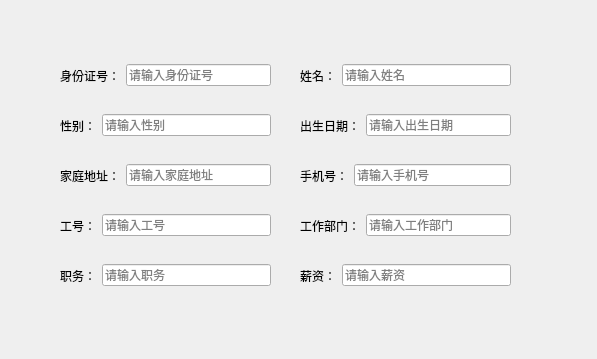
<?xml version="1.0" encoding="UTF-8"?>
<ui version="4.0">
 <class>ViewClass</class>
 <widget class="QWidget" name="ViewClass">
  <property name="geometry">
   <rect>
    <x>0</x>
    <y>0</y>
    <width>597</width>
    <height>359</height>
   </rect>
  </property>
  <property name="acceptDrops">
   <bool>true</bool>
  </property>
  <property name="windowTitle">
   <string>查看成员</string>
  </property>
  <property name="windowOpacity">
   <double>1.000000000000000</double>
  </property>
  <widget class="QWidget" name="horizontalLayoutWidget">
   <property name="geometry">
    <rect>
     <x>60</x>
     <y>60</y>
     <width>211</width>
     <height>31</height>
    </rect>
   </property>
   <layout class="QHBoxLayout" name="horizontalLayout">
    <item>
     <widget class="QLabel" name="IDtext">
      <property name="text">
       <string>身份证号：</string>
      </property>
     </widget>
    </item>
    <item>
     <widget class="QLineEdit" name="ID">
      <property name="toolTip">
       <string/>
      </property>
      <property name="inputMask">
       <string/>
      </property>
      <property name="text">
       <string/>
      </property>
      <property name="readOnly">
       <bool>true</bool>
      </property>
      <property name="placeholderText">
       <string>请输入身份证号</string>
      </property>
     </widget>
    </item>
   </layout>
  </widget>
  <widget class="QWidget" name="horizontalLayoutWidget_2">
   <property name="geometry">
    <rect>
     <x>300</x>
     <y>60</y>
     <width>211</width>
     <height>31</height>
    </rect>
   </property>
   <layout class="QHBoxLayout" name="horizontalLayout_2">
    <item>
     <widget class="QLabel" name="nametext">
      <property name="text">
       <string>姓名：</string>
      </property>
     </widget>
    </item>
    <item>
     <widget class="QLineEdit" name="name">
      <property name="toolTip">
       <string/>
      </property>
      <property name="text">
       <string/>
      </property>
      <property name="readOnly">
       <bool>true</bool>
      </property>
      <property name="placeholderText">
       <string>请输入姓名</string>
      </property>
     </widget>
    </item>
   </layout>
  </widget>
  <widget class="QWidget" name="horizontalLayoutWidget_3">
   <property name="geometry">
    <rect>
     <x>60</x>
     <y>110</y>
     <width>211</width>
     <height>31</height>
    </rect>
   </property>
   <layout class="QHBoxLayout" name="horizontalLayout_3">
    <item>
     <widget class="QLabel" name="sextext">
      <property name="text">
       <string>性别：</string>
      </property>
     </widget>
    </item>
    <item>
     <widget class="QLineEdit" name="sex">
      <property name="toolTip">
       <string/>
      </property>
      <property name="readOnly">
       <bool>true</bool>
      </property>
      <property name="placeholderText">
       <string>请输入性别</string>
      </property>
     </widget>
    </item>
   </layout>
  </widget>
  <widget class="QWidget" name="horizontalLayoutWidget_4">
   <property name="geometry">
    <rect>
     <x>300</x>
     <y>110</y>
     <width>211</width>
     <height>31</height>
    </rect>
   </property>
   <layout class="QHBoxLayout" name="horizontalLayout_4">
    <item>
     <widget class="QLabel" name="birthdaytext">
      <property name="text">
       <string>出生日期：</string>
      </property>
     </widget>
    </item>
    <item>
     <widget class="QLineEdit" name="birthday">
      <property name="toolTip">
       <string/>
      </property>
      <property name="text">
       <string/>
      </property>
      <property name="readOnly">
       <bool>true</bool>
      </property>
      <property name="placeholderText">
       <string>请输入出生日期</string>
      </property>
     </widget>
    </item>
   </layout>
  </widget>
  <widget class="QWidget" name="horizontalLayoutWidget_5">
   <property name="geometry">
    <rect>
     <x>60</x>
     <y>210</y>
     <width>211</width>
     <height>31</height>
    </rect>
   </property>
   <layout class="QHBoxLayout" name="horizontalLayout_5">
    <item>
     <widget class="QLabel" name="employeeNotext">
      <property name="text">
       <string>工号：</string>
      </property>
     </widget>
    </item>
    <item>
     <widget class="QLineEdit" name="employeeNo">
      <property name="toolTip">
       <string/>
      </property>
      <property name="readOnly">
       <bool>true</bool>
      </property>
      <property name="placeholderText">
       <string>请输入工号</string>
      </property>
     </widget>
    </item>
   </layout>
  </widget>
  <widget class="QWidget" name="horizontalLayoutWidget_6">
   <property name="geometry">
    <rect>
     <x>300</x>
     <y>210</y>
     <width>211</width>
     <height>31</height>
    </rect>
   </property>
   <layout class="QHBoxLayout" name="horizontalLayout_6">
    <item>
     <widget class="QLabel" name="departmenttext">
      <property name="text">
       <string>工作部门：</string>
      </property>
     </widget>
    </item>
    <item>
     <widget class="QLineEdit" name="department">
      <property name="toolTip">
       <string/>
      </property>
      <property name="readOnly">
       <bool>true</bool>
      </property>
      <property name="placeholderText">
       <string>请输入工作部门</string>
      </property>
     </widget>
    </item>
   </layout>
  </widget>
  <widget class="QWidget" name="horizontalLayoutWidget_7">
   <property name="geometry">
    <rect>
     <x>60</x>
     <y>160</y>
     <width>211</width>
     <height>31</height>
    </rect>
   </property>
   <layout class="QHBoxLayout" name="horizontalLayout_7">
    <item>
     <widget class="QLabel" name="addresstext">
      <property name="text">
       <string>家庭地址：</string>
      </property>
     </widget>
    </item>
    <item>
     <widget class="QLineEdit" name="address">
      <property name="toolTip">
       <string/>
      </property>
      <property name="readOnly">
       <bool>true</bool>
      </property>
      <property name="placeholderText">
       <string>请输入家庭地址</string>
      </property>
     </widget>
    </item>
   </layout>
  </widget>
  <widget class="QWidget" name="horizontalLayoutWidget_8">
   <property name="geometry">
    <rect>
     <x>300</x>
     <y>160</y>
     <width>211</width>
     <height>31</height>
    </rect>
   </property>
   <layout class="QHBoxLayout" name="horizontalLayout_8">
    <item>
     <widget class="QLabel" name="phoneNotext">
      <property name="text">
       <string>手机号：</string>
      </property>
     </widget>
    </item>
    <item>
     <widget class="QLineEdit" name="phoneNo">
      <property name="toolTip">
       <string/>
      </property>
      <property name="readOnly">
       <bool>true</bool>
      </property>
      <property name="placeholderText">
       <string>请输入手机号</string>
      </property>
     </widget>
    </item>
   </layout>
  </widget>
  <widget class="QWidget" name="horizontalLayoutWidget_11">
   <property name="geometry">
    <rect>
     <x>60</x>
     <y>260</y>
     <width>211</width>
     <height>31</height>
    </rect>
   </property>
   <layout class="QHBoxLayout" name="horizontalLayout_11">
    <item>
     <widget class="QLabel" name="posttext">
      <property name="text">
       <string>职务：</string>
      </property>
     </widget>
    </item>
    <item>
     <widget class="QLineEdit" name="post">
      <property name="toolTip">
       <string/>
      </property>
      <property name="readOnly">
       <bool>true</bool>
      </property>
      <property name="placeholderText">
       <string>请输入职务</string>
      </property>
     </widget>
    </item>
   </layout>
  </widget>
  <widget class="QWidget" name="horizontalLayoutWidget_12">
   <property name="geometry">
    <rect>
     <x>300</x>
     <y>260</y>
     <width>211</width>
     <height>31</height>
    </rect>
   </property>
   <layout class="QHBoxLayout" name="horizontalLayout_12">
    <item>
     <widget class="QLabel" name="salarytext">
      <property name="text">
       <string>薪资：</string>
      </property>
     </widget>
    </item>
    <item>
     <widget class="QLineEdit" name="salary">
      <property name="toolTip">
       <string/>
      </property>
      <property name="readOnly">
       <bool>true</bool>
      </property>
      <property name="placeholderText">
       <string>请输入薪资</string>
      </property>
     </widget>
    </item>
   </layout>
  </widget>
 </widget>
 <resources/>
 <connections/>
</ui>
